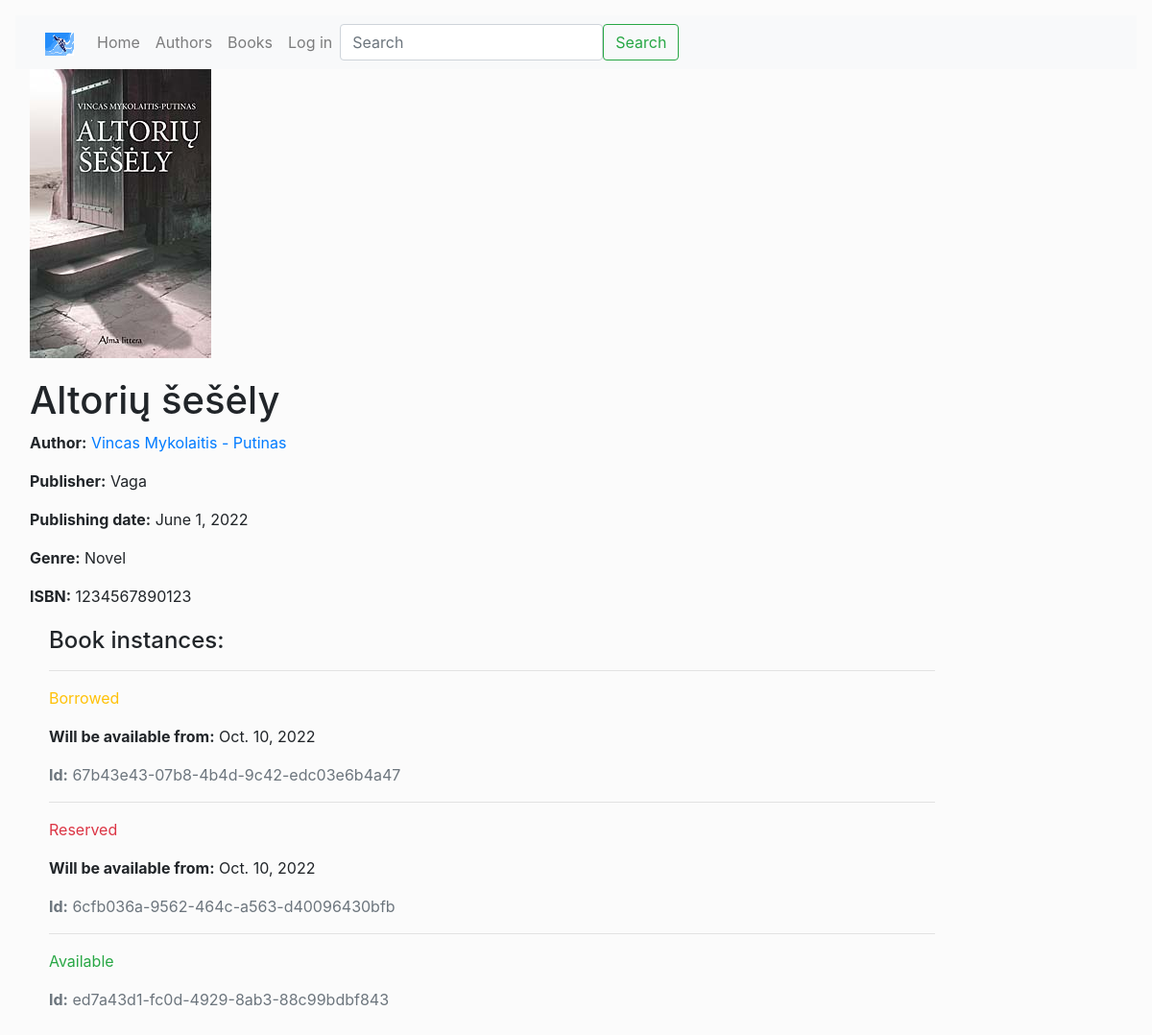
Page /books/3 on the committed database.
### library_app/models.py (models this page shows, shortened)
class Book(models.Model):
    title = models.CharField('Title', max_length=200)
    author = models.ForeignKey('Author', on_delete=models.SET_NULL, null=True, related_name='books')
    publisher = models.ForeignKey('Publisher', on_delete=models.SET_NULL, null=True)
    publishing_date = models.DateField('Book publishing date', null=True, blank=True)
    genre = models.ManyToManyField(Genre, help_text='Choose genre')
    isbn_code = models.CharField('ISBN', max_length=13, help_text='13 symbols <a href="https://www.isbn-international.org/content/what-isbn">What is ISBN code?</a>')
    cover = models.ImageField('Cover', upload_to='covers', null=True, blank=True)
    def display_genre(self):
        return ', '.join(genre.name for genre in self.genre.all()[:3])
    display_genre.short_description = 'Genre'

class Author(models.Model):
    first_name = models.CharField('Name', max_length=100)
    last_name = models.CharField('Surname', max_length=100)
    def __str__(self):
        return f'{self.first_name} {self.last_name}'
    def display_books(self):
        return ', '.join(book.title for book in self.books.all()[:3])
    display_books.short_description = 'Books'

class Publisher(models.Model):
    name = models.CharField('Publisher name', max_length=100)
    def __str__(self):
        return self.name

class Genre(models.Model):
    name = models.CharField('Genre name', max_length=200, help_text='Enter genre')
    def __str__(self):
        return self.name

class BookInstance(models.Model):
    id = models.UUIDField(primary_key=True, default=uuid.uuid4, help_text='Unique ID for book copy')
    book = models.ForeignKey('Book', on_delete=models.CASCADE, null=True)
    due_back = models.DateField('Due back', null=True, blank=True)
    LOAN_STATUS = (
        ('a', 'Available'),
        ('r', 'Reserved'),
        ('b', 'Borrowed'),
    )
    status = models.CharField(max_length=1, choices=LOAN_STATUS, blank=True, default='a', help_text='Status')
    reader = models.ForeignKey(User, on_delete=models.SET_NULL, null=True, blank=True)

### library_app/views.py (the view)
# urls.py: path('books/<int:pk>', views.BookDetailView.as_view(), name='book-detail'),
class BookDetailView(generic.DetailView):
    model = Book
    template_name = 'book_detail.html'

### templates/book_detail.html
{% extends "base.html" %}
{% block content %}
<img src="{{ book.cover.url }}" style="margin-bottom: 20px;">
<h1>{{ book.title }}</h1>
  <p><strong>Author:</strong> <a href="{% url 'author' book.author.pk %}">{{ book.author }}</a></p>
  <p><strong>Publisher:</strong> {{ book.publisher }}</p>
  <p><strong>Publishing date:</strong> {{ book.publishing_date }}</p>
  <p><strong>Genre:</strong> {{ book.genre.all|join:", " }}</p>
  <p><strong>ISBN:</strong> {{ book.isbn_code }}</p>
  <div style="margin-left:20px;margin-top:20px">
    <h4>Book instances:</h4>
    {% for copy in book.bookinstance_set.all %}
      <hr>
      <p class="{% if copy.status == 'a' %}text-success{% elif copy.status == 'r' %}text-danger{% else %}text-warning{% endif %}">
        {{ copy.get_status_display }}
      </p>
      {% if copy.status != 'a' %}
        <p><strong>Will be available from:</strong> {{ copy.due_back }}</p>
      {% endif %}
      <p class="text-muted"><strong>Id:</strong> {{ copy.id }}</p>
    {% endfor %}
  </div>
{% endblock %}

### static/css/styles.css (style rules this page uses)
body { background-color: #fbfbfb; padding: 1rem; }

### rows in the picture
Book: cover (picture), title "Altorių šešėly", author "Vincas Mykolaitis - Putinas", publisher "Vaga", publishing_date "June 1, 2022", genre.all "Novel", isbn_code "1234567890123"
BookInstance: status "Borrowed", due_back "Oct. 10, 2022", id "67b43e43-07b8-4b4d-9c42-edc03e6b4a47"
BookInstance: status "Reserved", due_back "Oct. 10, 2022", id "6cfb036a-9562-464c-a563-d40096430bfb"
BookInstance: status "Available", id "ed7a43d1-fc0d-4929-8ab3-88c99bdbf843"
